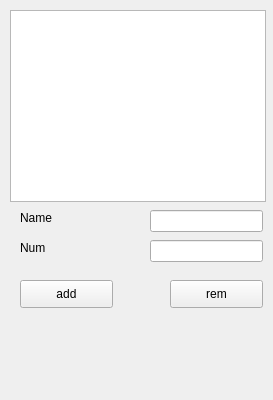
<?xml version="1.0" encoding="UTF-8"?>
<ui version="4.0">
 <class>guiClass</class>
 <widget class="QWidget" name="guiClass">
  <property name="geometry">
   <rect>
    <x>0</x>
    <y>0</y>
    <width>273</width>
    <height>400</height>
   </rect>
  </property>
  <property name="windowTitle">
   <string>gui</string>
  </property>
  <widget class="QListWidget" name="list">
   <property name="geometry">
    <rect>
     <x>10</x>
     <y>10</y>
     <width>256</width>
     <height>192</height>
    </rect>
   </property>
  </widget>
  <widget class="QPushButton" name="addButton">
   <property name="geometry">
    <rect>
     <x>20</x>
     <y>280</y>
     <width>93</width>
     <height>28</height>
    </rect>
   </property>
   <property name="text">
    <string>add</string>
   </property>
  </widget>
  <widget class="QPushButton" name="remButton">
   <property name="geometry">
    <rect>
     <x>170</x>
     <y>280</y>
     <width>93</width>
     <height>28</height>
    </rect>
   </property>
   <property name="text">
    <string>rem</string>
   </property>
  </widget>
  <widget class="QLineEdit" name="nameEdit">
   <property name="geometry">
    <rect>
     <x>150</x>
     <y>210</y>
     <width>113</width>
     <height>22</height>
    </rect>
   </property>
  </widget>
  <widget class="QLineEdit" name="numEdit">
   <property name="geometry">
    <rect>
     <x>150</x>
     <y>240</y>
     <width>113</width>
     <height>22</height>
    </rect>
   </property>
  </widget>
  <widget class="QLabel" name="name">
   <property name="geometry">
    <rect>
     <x>20</x>
     <y>210</y>
     <width>55</width>
     <height>16</height>
    </rect>
   </property>
   <property name="text">
    <string>Name</string>
   </property>
  </widget>
  <widget class="QLabel" name="num">
   <property name="geometry">
    <rect>
     <x>20</x>
     <y>240</y>
     <width>55</width>
     <height>16</height>
    </rect>
   </property>
   <property name="text">
    <string>Num</string>
   </property>
  </widget>
 </widget>
 <layoutdefault spacing="6" margin="11"/>
 <resources>
  <include location="gui.qrc"/>
 </resources>
 <connections/>
</ui>
